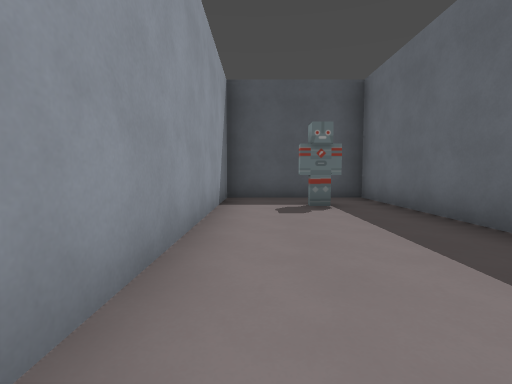
[1] (above)

24 first-person views from a walk through a level from a Godot 3-D game. The camera is 1.3 m above the floor, tilts 4° down and sees 85° across. The floor is counted in squares, 2 m on a side. Each view is taken from the middle of a square. On the plan, view 1 faces up. The plan holds only what a view shows up to about 9 squares ahead; the rest is blank. Some surface patterns are stand-ins.

[2]
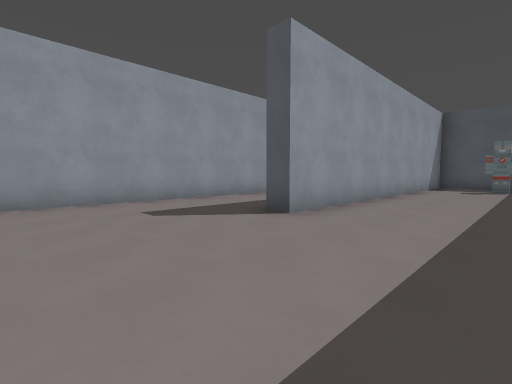

[3]
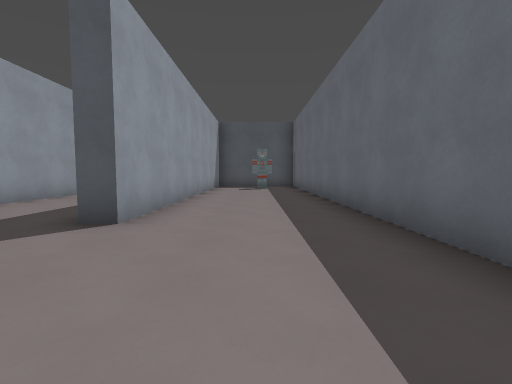

[4]
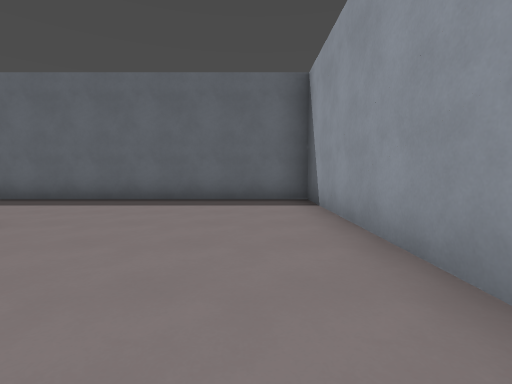

[5]
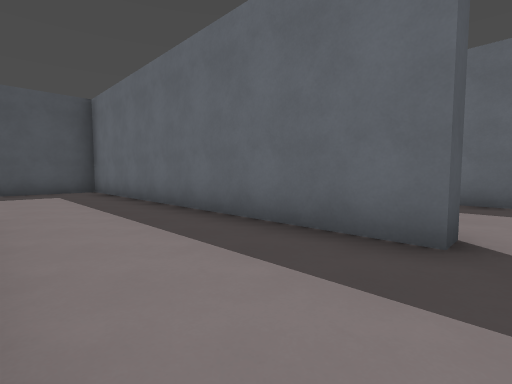

[6]
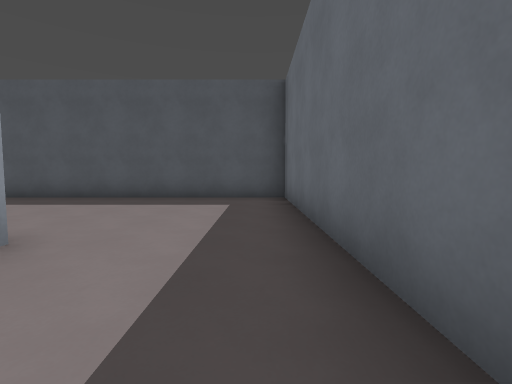

[7]
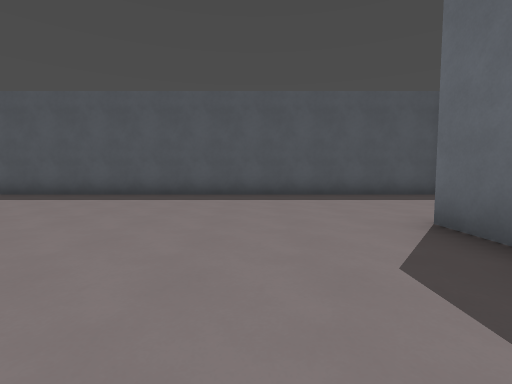

[8]
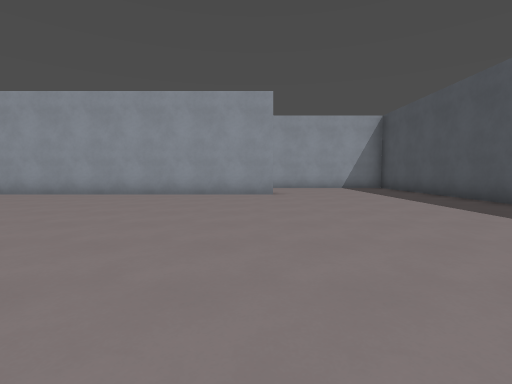

[9]
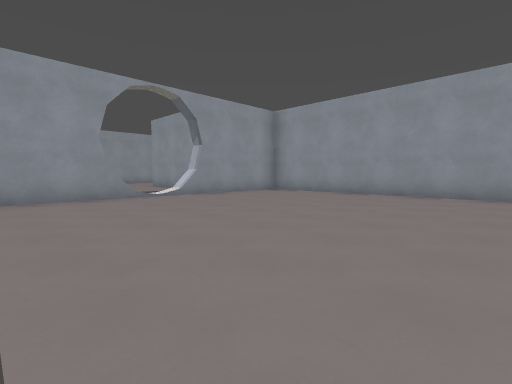

[10]
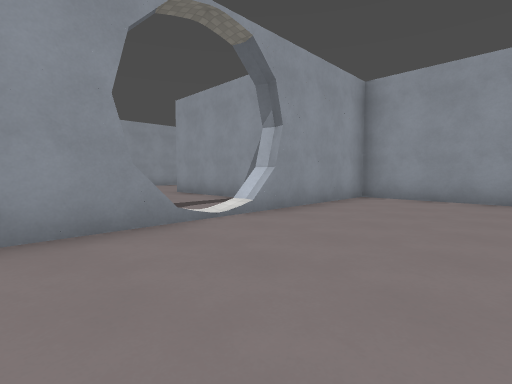

[11]
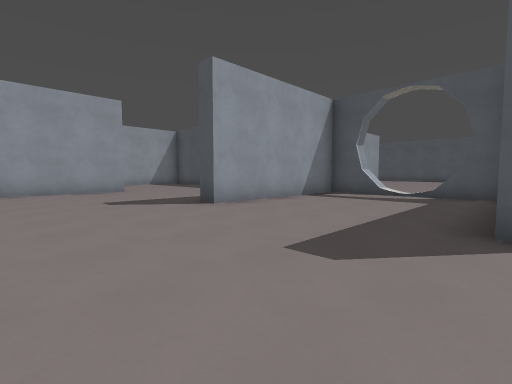

[12]
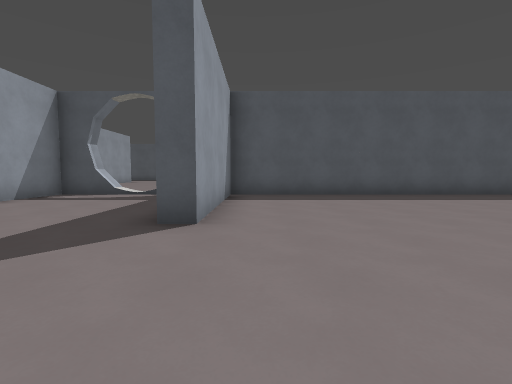

[13]
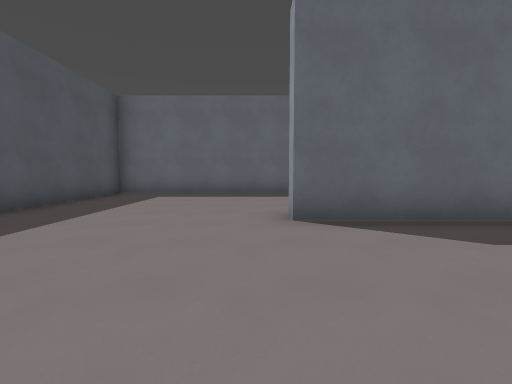

[14]
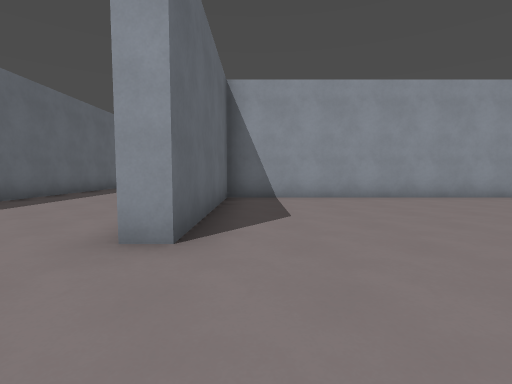

[15]
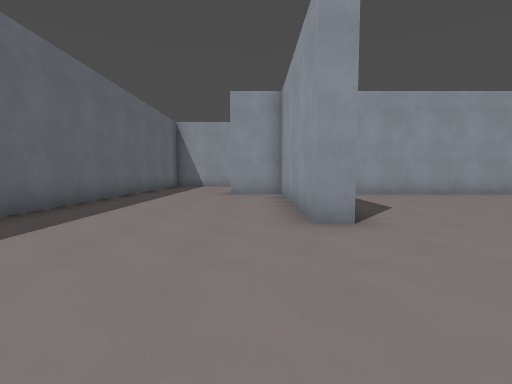

[16]
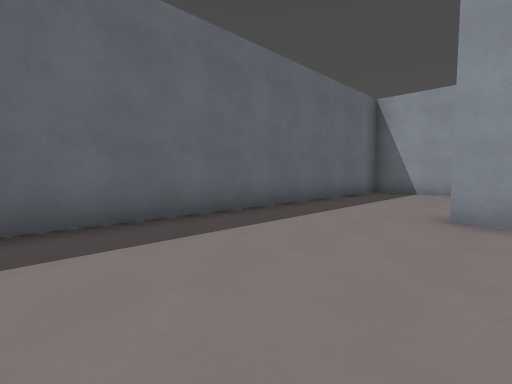

[17]
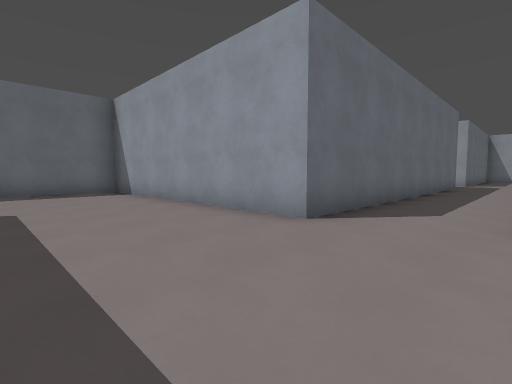

[18]
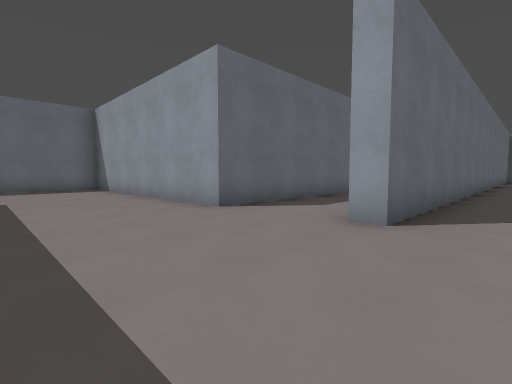

[19]
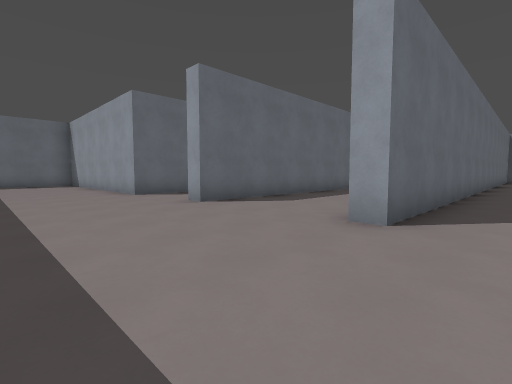

[20]
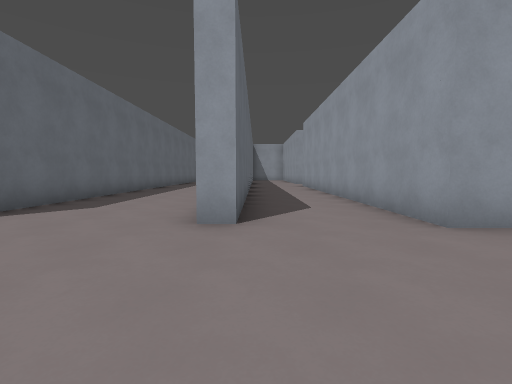

[21]
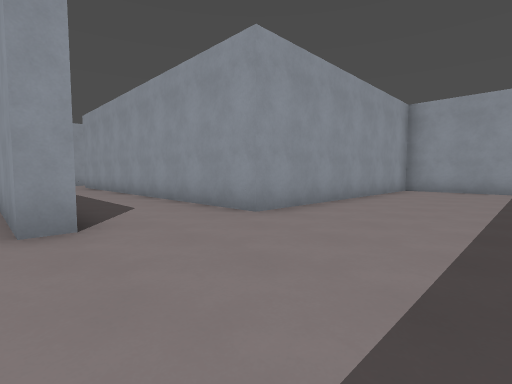

[22]
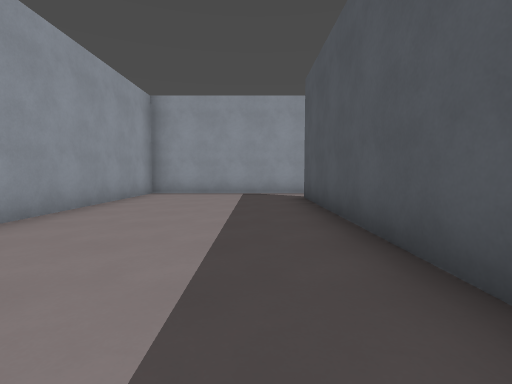

[23]
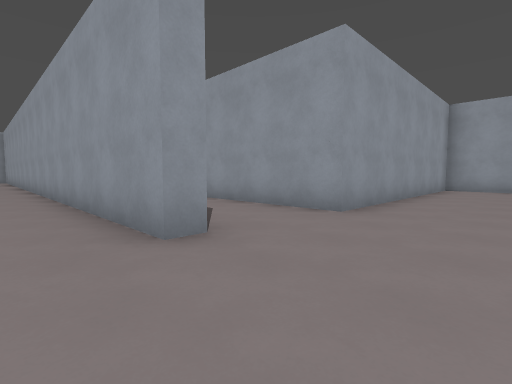

[24]
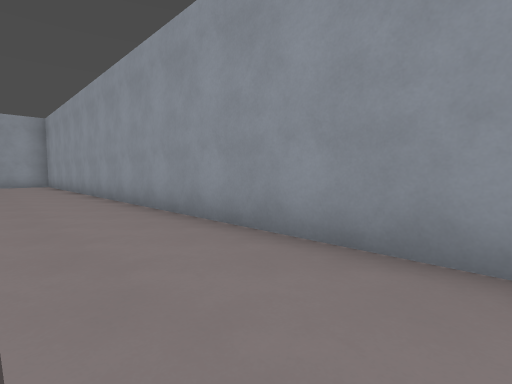

### Floor plan
Ten units are one square. View 1 is at (0, 0); x grows to the right and y downward. Boxes are objects, and circles mark ways between rooms. Rooms are numbered by the first view taken in them; rooms with no view inside come last. Other rooms are left out.
<svg viewBox="-223 -77 255 457">
<path fill="none" stroke="#000" d="M-48 -14 -48 -25M-42 -25 -42 57M-85 72 -63 72M-143 -25 -143 72 -105 72M-28 72 27 72M-7 -55 -7 25 -12 25 -12 -72 -151 -72M18 -54 8 -54M27 80 27 -50M-98 173 -23 173 -23 125 -18 125 -18 173 -3 173M-143 177 -203 177M-48 295 -48 222 27 222 27 80M-78 305 -78 225 -72 225M-118 305 -118 225 -113 225 -113 375M-167 129 -167 156M-105 78 -117 78 -117 125 -122 125M-75 78 -85 78M-218 174 -218 222 -143 222 -143 285M27 78 -67 78 -67 125 -72 125M27 -50 27 -72 -7 -72 -7 -55"/>
<circle cx="-95" cy="80" r="3" fill="#2a7"/>
<circle cx="0" cy="-50" r="3" fill="#2a7"/>
<circle cx="20" cy="-50" r="3" fill="#2a7"/>
<text x="-70" y="0">1</text>
<text x="-90" y="210">2</text>
<text x="10" y="-70">3</text>
</svg>
Room 1 opens to room 2. Room 1 opens to room 3.

Where each view was taken, in squares from view 1:
view 1: 0 up, 0 right, facing up
view 2: 6 down, 2 right, facing up-left
view 3: 6 down, 1 right, facing up
view 4: 6 down, 4 left, facing right
view 5: 3 down, 4 left, facing up-right
view 6: 0 up, 2 left, facing up
view 7: 1 down, 7 left, facing up
view 8: 2 up, 6 left, facing left
view 9: 0 up, 6 left, facing down-left
view 10: 4 down, 7 left, facing down-left
view 11: 16 down, 7 left, facing up-left
view 12: 16 down, 6 left, facing up
view 13: 12 down, 6 left, facing right
view 14: 10 down, 3 left, facing down
view 15: 9 down, 1 left, facing down
view 16: 13 down, 1 left, facing down-right
view 17: 19 down, 7 left, facing down-right
view 18: 19 down, 9 left, facing down-right
view 19: 19 down, 13 left, facing down-right
view 20: 19 down, 12 left, facing down
view 21: 19 down, 11 left, facing down-left
view 22: 19 down, 13 left, facing left
view 23: 20 down, 10 left, facing down-left
view 24: 27 down, 9 left, facing down-left
